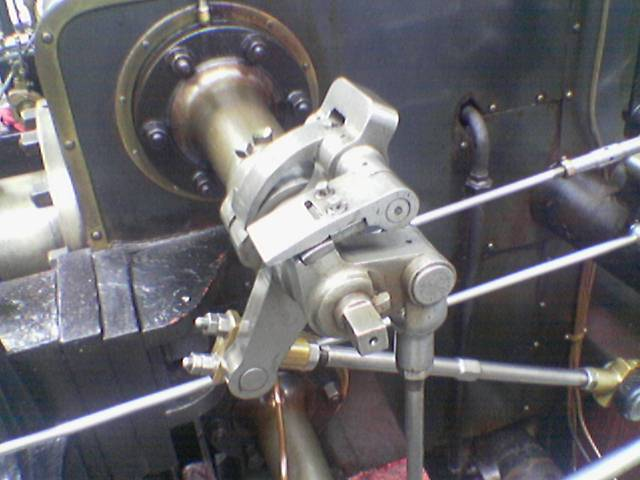
#> input picture img/Valve_original_(1).png, 640 x 480 px
$ python detect-edge-using-canny-sobel-prewitt.py   (older library calls are emulated)
#> lines starting #> are read from the running program, lines starting #| are printed output that depends on the picture; after the words box and inside, x2 and y2 are one past the last pixel; in counts of white or black regions, pixels touching at a corner belong together
#!/usr/bin/env python3
# -*- coding: utf-8 -*-
#
# FILE: detect-edge-using-canny-sobel-prewitt.py
#
# @author: Arafat Hasan Jenin <opendoor.arafat[at]gmail[dot]com>
#
# DATE CREATED: 11-12-19 23:09:49 (+06)
# LAST MODIFIED: 12-12-19 00:59:08 (+06)
#
# DEVELOPMENT HISTORY:
# Date         Version     Description
# --------------------------------------------------------------------
# 11-12-19     1.0         Deleted code is debugged code.
#
#               _/  _/_/_/_/  _/      _/  _/_/_/  _/      _/
#              _/  _/        _/_/    _/    _/    _/_/    _/
#             _/  _/_/_/    _/  _/  _/    _/    _/  _/  _/
#      _/    _/  _/        _/    _/_/    _/    _/    _/_/
#       _/_/    _/_/_/_/  _/      _/  _/_/_/  _/      _/
#
##############################################################################

import cv2
import numpy as np
import matplotlib.pyplot as plt
from skimage.exposure import rescale_intensity
import os
import sys

def convolve(image, kernel):
	(iH, iW) = image.shape[:2]
	(kH, kW) = kernel.shape[:2]

	pad = (kW - 1) // 2
	image = cv2.copyMakeBorder(image, pad, pad, pad, pad,
		cv2.BORDER_REPLICATE)
	output = np.zeros((iH, iW), dtype="float32")

	for y in np.arange(pad, iH + pad):
		for x in np.arange(pad, iW + pad):
			roi = image[y - pad:y + pad + 1, x - pad:x + pad + 1]
			k = (roi * kernel).sum()
			output[y - pad, x - pad] = k

	output = rescale_intensity(output, in_range=(0, 255))
	output = (output * 255).astype("uint8")

	return output


if __name__ == '__main__':
    path = '../../img/Valve_original_(1).png'

    if os.path.isfile(path):
        img = cv2.imread(path, cv2.IMREAD_GRAYSCALE)
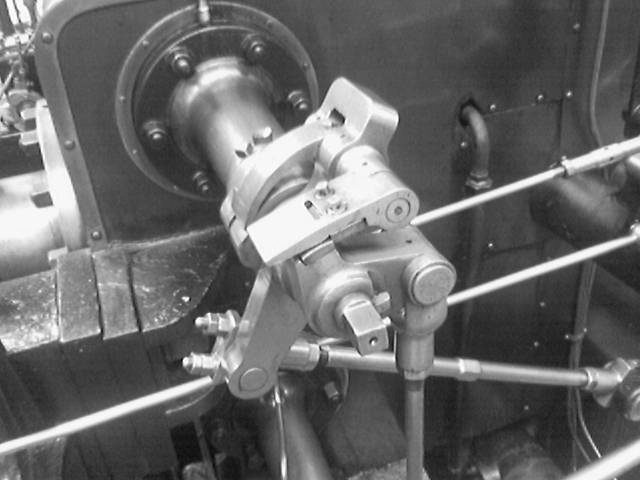
#> img: shape (480, 640); min 6, max 255, mean 105.2
        print("[INFO] Image has been read successfully...")
    else:
        print ("[INFO] The file '" + path + "' does not exist.")
        sys.exit(0)


    imgGaussian = cv2.GaussianBlur(img, (3, 3), 0)
    print("[INFO] Gaussian operator applied...")
    imgCanny = cv2.Canny(img,100,200)
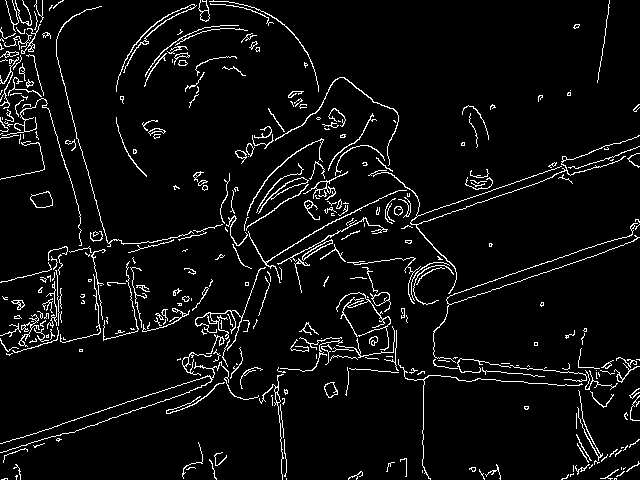
#> imgCanny: shape (480, 640); 5.3% white in thin lines or dots
    print("[INFO] Canny operator applied...")

    horizontalSobel = np.array([[-1, 0, 1], [-2, 0, 2], [-1, 0, 1]])
    verticalSobel = np.array([[-1, -2, -1], [0, 0, 0], [1, 2, 1]])
    # imgSobelX = cv2.Sobel(imgGaussian,cv2.CV_8U,1,0,ksize=3)
    # imgSobelY = cv2.Sobel(imgGaussian,cv2.CV_8U,0,1,ksize=3)
    imgSobelX = convolve(imgGaussian, horizontalSobel)
    imgSobelY = convolve(imgGaussian, verticalSobel)
#> after the loop in convolve (call 2), `for y in np.arange(pad, iH + pad):`:
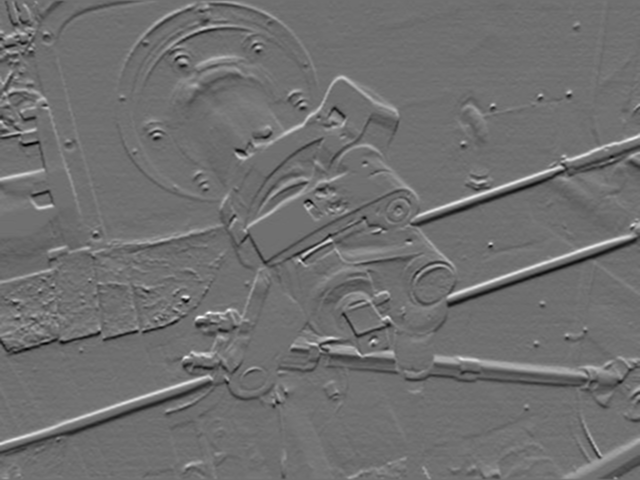
#> output: shape (480, 640) float32; min -377, max 480, mean -0.1; drawn with min black and max white
    imgSobel = imgSobelX + imgSobelY
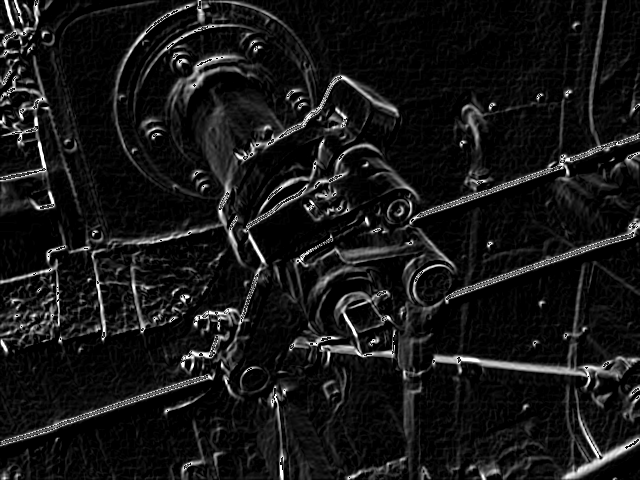
#> imgSobel: shape (480, 640); min 0, max 255, mean 22.9
    print("[INFO] Sobel operator applied...")

    prewittKernelX = np.array([[1,1,1],[0,0,0],[-1,-1,-1]])
    prewittKernelY = np.array([[-1,0,1],[-1,0,1],[-1,0,1]])
    # imgPrewittX = cv2.filter2D(imgGaussian, -1, prewittKernelX)
    # imgPrewittY = cv2.filter2D(imgGaussian, -1, prewittKernelY)
    imgPrewittX = convolve(imgGaussian, prewittKernelX)
#> after the loop in convolve (call 3), `for y in np.arange(pad, iH + pad):`:
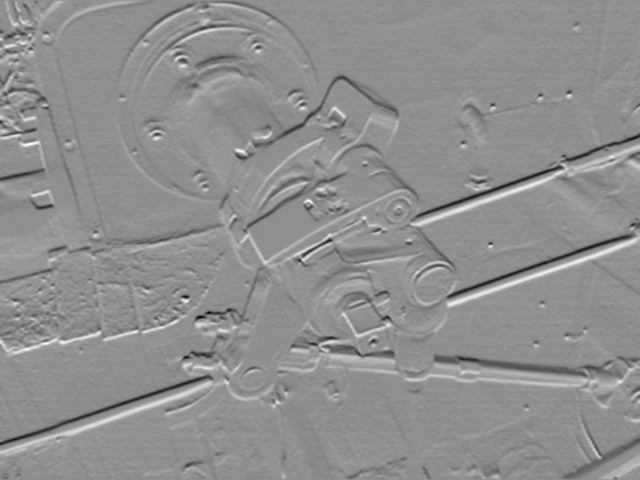
#> output: shape (480, 640) float32; min -359, max 278, mean 0.1; drawn with min black and max white
    imgPrewittY = convolve(imgGaussian, prewittKernelY)
#> in convolve (call 4), `output = rescale_intensity(output, in_range=(0, 255))`:
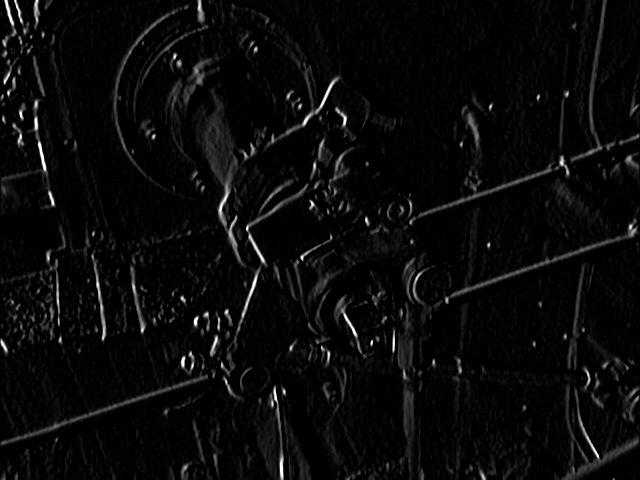
#> output: shape (480, 640) float32; min 0, max 1, mean 0.037
    imgPrewitt = imgPrewittX + imgPrewittY
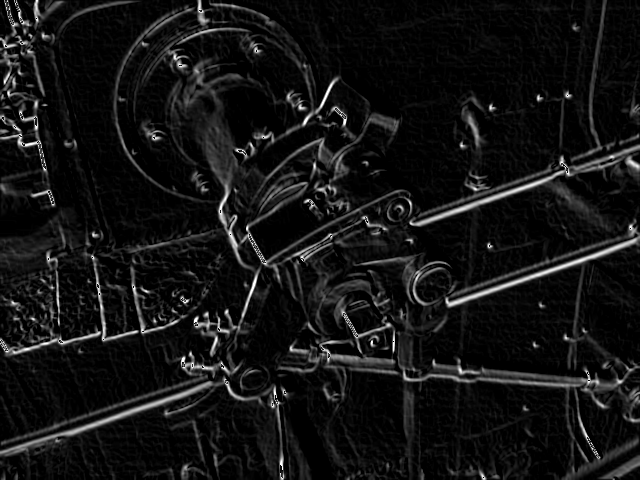
#> imgPrewitt: shape (480, 640); min 0, max 255, mean 19.6
    print("[INFO] Prewitt operator applied...")

    titles = ['Input Image', 'Canny Edge', 'Sobel Edge','Prewitt Edge']
    imgarr = [img, imgCanny, imgSobel, imgPrewitt]

    plt.figure(figsize=(20,20))
    for i in range(4):
        plt.subplot(2,2,i+1)
        plt.imshow(imgarr[i], cmap='gray', vmin =0, vmax =255)
        plt.title(titles[i])
        plt.xticks ([])
        plt.yticks ([])

    plt.show ()

    print("[INFO] All operations completed successfully...")

$ run again, with img/Testbuilding.png copied over img/Valve_original_(1).png
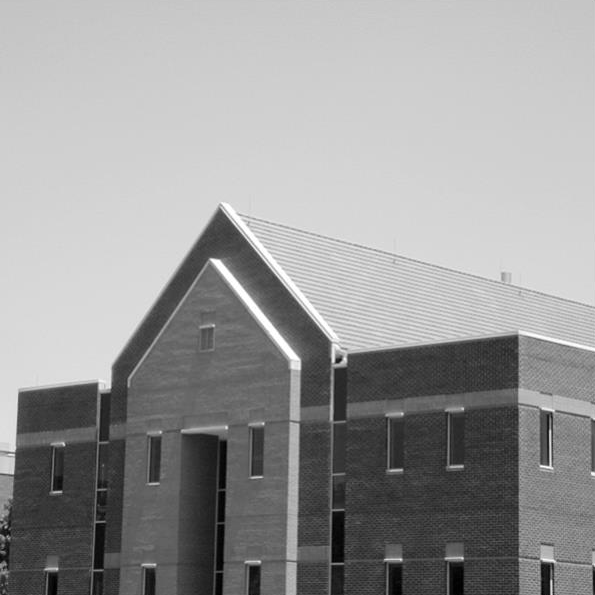
#> input picture img/Testbuilding.png, 595 x 595 px
#> img is the input picture: shape (595, 595); min 0, max 255, mean 152.8
#> imgCanny: shape (595, 595); 5.1% white in thin lines or dots, all inside (x1, y1, x2, y2) = (0, 202, 595, 595)
#> after the loop in convolve (call 3), `for y in np.arange(pad, iH + pad):`:
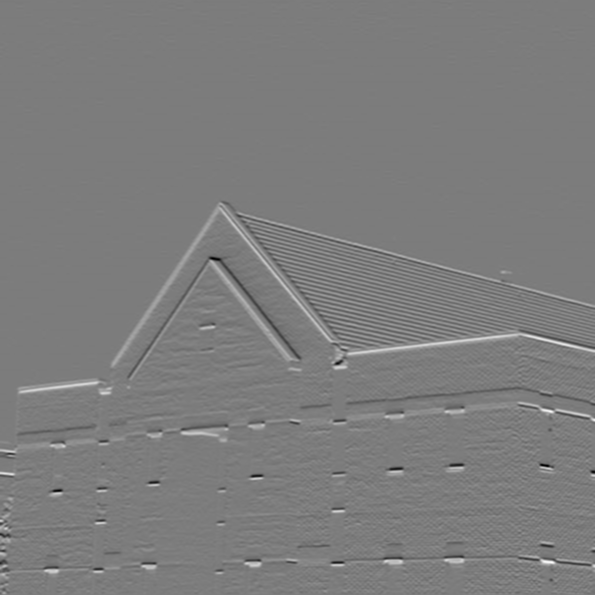
#> output: shape (595, 595) float32; min -327, max 341, mean 1.3; drawn with min black and max white
#> `imgPrewitt = imgPrewittX + imgPrewittY`:
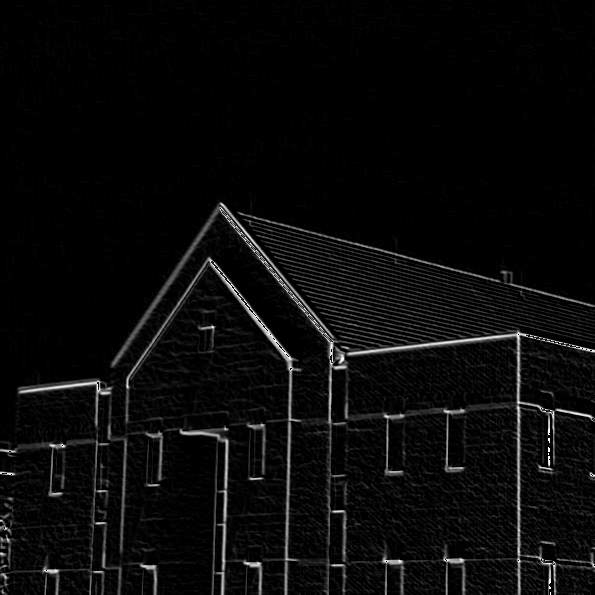
#> imgPrewitt: shape (595, 595); min 0, max 255, mean 10
